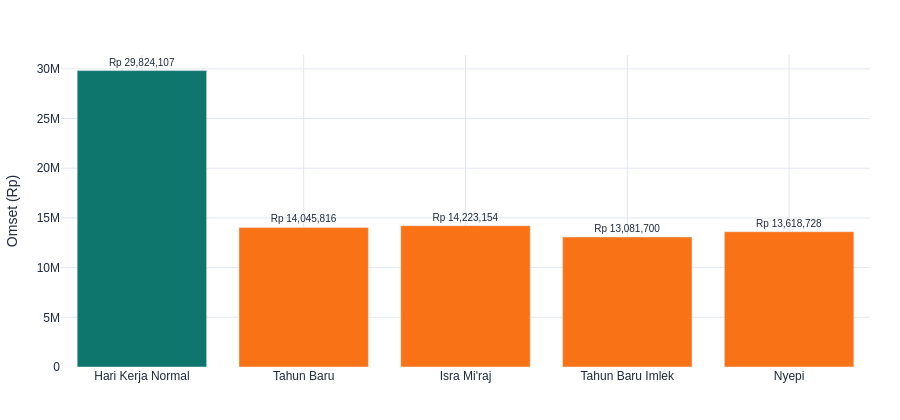

The notebook cell this image was saved under:
### Code cell
# 8. DAMPAK HARI LIBUR NASIONAL
holiday_names = {'2026-01-01': 'Tahun Baru', '2026-01-29': "Isra Mi'raj",
                 '2026-02-17': 'Tahun Baru Imlek', '2026-03-19': 'Nyepi'}

# Rata-rata omset hari kerja normal (tanpa libur & tanpa weekend)
normal_days = df[
    (~df['Tanggal'].dt.strftime('%Y-%m-%d').isin(holiday_names.keys())) &
    (~df['Hari'].isin(['Sabtu', 'Minggu']))
]
hol_labels = ['Hari Kerja Normal']
hol_values = [normal_days.groupby('Tanggal')['Omset'].sum().mean()]

for d, n in holiday_names.items():
    t = pd.Timestamp(d)
    if t in df['Tanggal'].values:
        hol_labels.append(n)
        hol_values.append(df[df['Tanggal'] == t]['Omset'].sum())

fig8 = px.bar(x=hol_labels, y=hol_values, labels={'x': '', 'y': 'Omset (Rp)'})
fig8.update_traces(marker_color=[COLORS['primary']] + [COLORS['accent_coral']] * len(holiday_names),
                   texttemplate='Rp %{y:,.0f}', textposition='outside', textfont_size=10)
fig8.update_layout(yaxis=dict(zeroline=False))
styled(fig8, 420)
fig8.show()
save(fig8, '08_dampak_libur')

### Figure 1 — Plotly figure (JSON) as saved in the notebook; plotly's stock layout.template omitted (floating-point values rounded to 4 significant figures)
{"data": [{"hovertemplate": "=%{x}<br>Omset (Rp)=%{y}<extra></extra>", "legendgroup": "", "marker": {"color": ["#0F766E", "#F97316", "#F97316", "#F97316", "#F97316"], "pattern": {"shape": ""}}, "name": "", "orientation": "v", "showlegend": false, "textfont": {"size": 10}, "textposition": "outside", "texttemplate": "Rp %{y:,.0f}", "type": "bar", "x": ["Hari Kerja Normal", "Tahun Baru", "Isra Mi'raj", "Tahun Baru Imlek", "Nyepi"], "xaxis": "x", "y": [29820000.0, 14050000.0, 14220000.0, 13080000.0, 13620000.0], "yaxis": "y"}], "layout": {"barmode": "relative", "font": {"color": "#1E293B", "family": "Arial, Helvetica, sans-serif", "size": 12}, "height": 420, "legend": {"tracegroupgap": 0}, "margin": {"b": 40, "l": 50, "r": 30, "t": 55}, "paper_bgcolor": "white", "plot_bgcolor": "white", "title": {"font": {"color": "#1E293B", "family": "Arial, Helvetica, sans-serif", "size": 15}, "x": 0, "xanchor": "left"}, "width": 900, "xaxis": {"anchor": "y", "domain": [0.0, 1.0], "gridcolor": "#E2E8F0", "title": {"text": ""}, "zeroline": false}, "yaxis": {"anchor": "x", "domain": [0.0, 1.0], "gridcolor": "#E2E8F0", "title": {"text": "Omset (Rp)"}, "zeroline": false}}}
